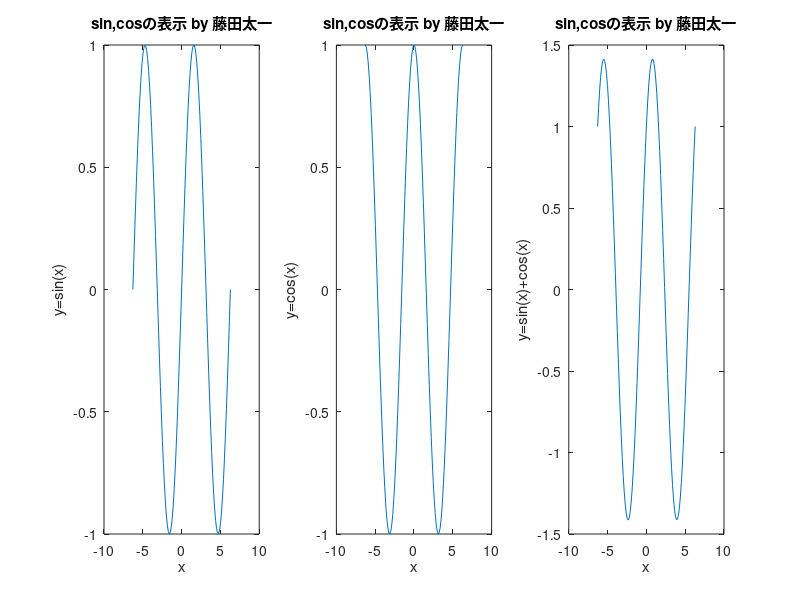
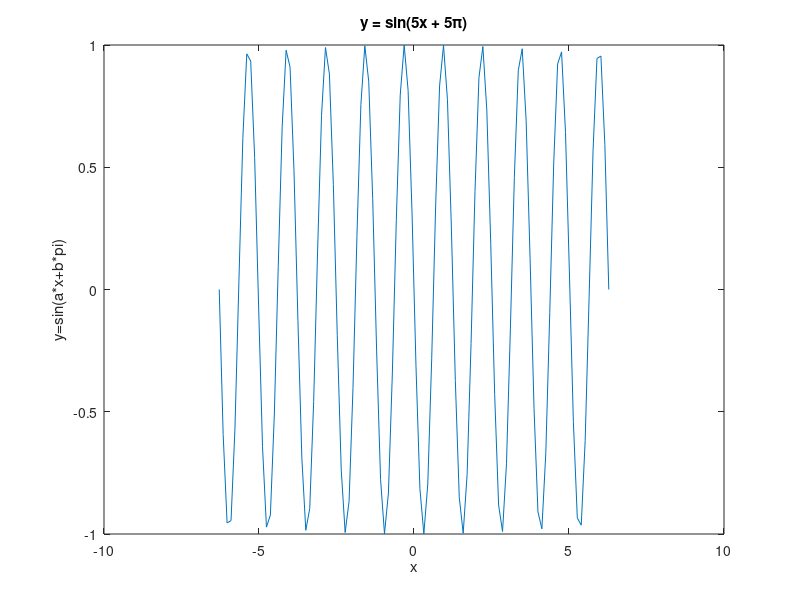

The MATLAB script that drew these images, in order:
x = linspace(-2*pi,2*pi);
y1=sin(x);
y2=cos(x);
y3=y1+y2;

subplot(1,3,1);
plot(x,y1);
title('sin,cosの表示 by 藤田太一');
xlabel('x');
ylabel('y=sin(x)');

subplot(1,3,2);
plot(x,y2);
title('sin,cosの表示 by 藤田太一');
xlabel('x');
ylabel('y=cos(x)');

subplot(1,3,3);
plot(x,y3);
title('sin,cosの表示 by 藤田太一');
xlabel('x');
ylabel('y=sin(x)+cos(x)');

figure
for a=1:5
    for b=1:5
        y_m = sin(a*x+b*pi);
        plot(x,y_m);
        title(['y = sin(',num2str(a), 'x + ',num2str(b),'π)']);
        xlabel('x');
        ylabel('y=sin(a*x+b*pi)');
        w = waitforbuttonpress;
    end
end
%{
x=0:pi/100:2*pi;
y1=sin(x);
y2=cos(x);
y3=y1+y2;

figure
plot(x,y1);
title('sin,cosの表示 by 藤田太一');
xlabel('x');
ylabel('y=sin(x)');

figure
plot(x,y2);
title('sin,cosの表示 by 藤田太一');
xlabel('x');
ylabel('y=cos(x)');

figure
plot(x,y3);
title('sin,cosの表示 by 藤田太一');
xlabel('x');
ylabel('y=sin(x)+cos(x)');
%}
%{
for a=1:5
    for b=1:5
        y_m = sin(a*x+b*pi);
        
    end
end
%}
